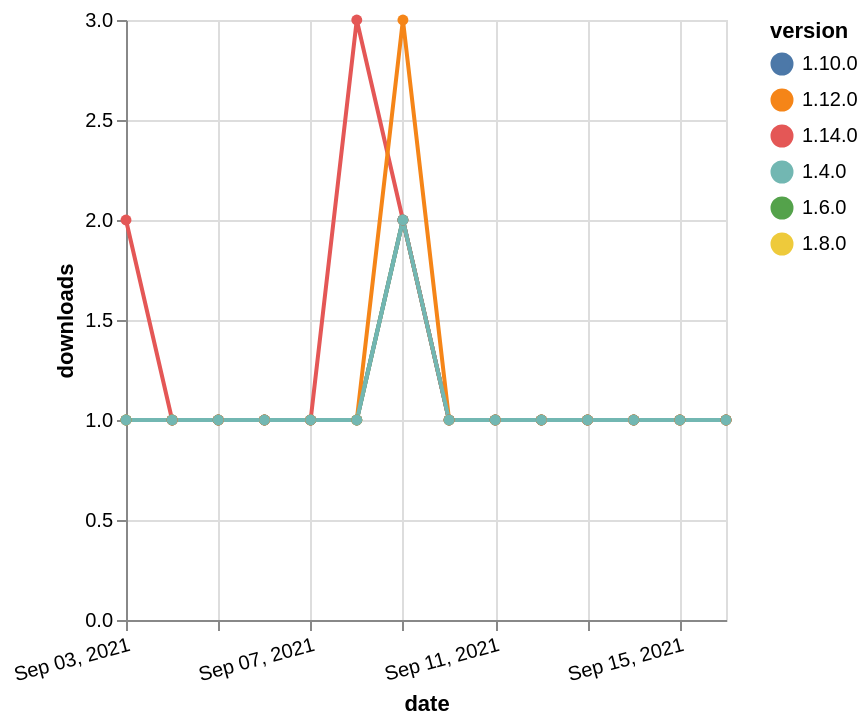

Describe this chart as a Vega-Lite specification.
### Vega-Lite specification from a JSON file in a GitHub repository (floating-point values rounded to 4 significant figures)
{"$schema": "https://vega.github.io/schema/vega-lite/v5.json", "description": "A simple bar chart with embedded data.", "data": {"values": [{"date": "2021-09-03", "total": 204, "delta": 1, "version": "1.6.0"}, {"date": "2021-09-04", "total": 205, "delta": 1, "version": "1.6.0"}, {"date": "2021-09-05", "total": 206, "delta": 1, "version": "1.6.0"}, {"date": "2021-09-06", "total": 207, "delta": 1, "version": "1.6.0"}, {"date": "2021-09-07", "total": 208, "delta": 1, "version": "1.6.0"}, {"date": "2021-09-08", "total": 209, "delta": 1, "version": "1.6.0"}, {"date": "2021-09-09", "total": 211, "delta": 2, "version": "1.6.0"}, {"date": "2021-09-10", "total": 212, "delta": 1, "version": "1.6.0"}, {"date": "2021-09-11", "total": 213, "delta": 1, "version": "1.6.0"}, {"date": "2021-09-12", "total": 214, "delta": 1, "version": "1.6.0"}, {"date": "2021-09-13", "total": 215, "delta": 1, "version": "1.6.0"}, {"date": "2021-09-14", "total": 216, "delta": 1, "version": "1.6.0"}, {"date": "2021-09-15", "total": 217, "delta": 1, "version": "1.6.0"}, {"date": "2021-09-16", "total": 218, "delta": 1, "version": "1.6.0"}, {"date": "2021-09-03", "total": 197, "delta": 1, "version": "1.8.0"}, {"date": "2021-09-04", "total": 198, "delta": 1, "version": "1.8.0"}, {"date": "2021-09-05", "total": 199, "delta": 1, "version": "1.8.0"}, {"date": "2021-09-06", "total": 200, "delta": 1, "version": "1.8.0"}, {"date": "2021-09-07", "total": 201, "delta": 1, "version": "1.8.0"}, {"date": "2021-09-08", "total": 202, "delta": 1, "version": "1.8.0"}, {"date": "2021-09-09", "total": 204, "delta": 2, "version": "1.8.0"}, {"date": "2021-09-10", "total": 205, "delta": 1, "version": "1.8.0"}, {"date": "2021-09-11", "total": 206, "delta": 1, "version": "1.8.0"}, {"date": "2021-09-12", "total": 207, "delta": 1, "version": "1.8.0"}, {"date": "2021-09-13", "total": 208, "delta": 1, "version": "1.8.0"}, {"date": "2021-09-14", "total": 209, "delta": 1, "version": "1.8.0"}, {"date": "2021-09-15", "total": 210, "delta": 1, "version": "1.8.0"}, {"date": "2021-09-16", "total": 211, "delta": 1, "version": "1.8.0"}, {"date": "2021-09-03", "total": 170, "delta": 1, "version": "1.10.0"}, {"date": "2021-09-04", "total": 171, "delta": 1, "version": "1.10.0"}, {"date": "2021-09-05", "total": 172, "delta": 1, "version": "1.10.0"}, {"date": "2021-09-06", "total": 173, "delta": 1, "version": "1.10.0"}, {"date": "2021-09-07", "total": 174, "delta": 1, "version": "1.10.0"}, {"date": "2021-09-08", "total": 175, "delta": 1, "version": "1.10.0"}, {"date": "2021-09-09", "total": 177, "delta": 2, "version": "1.10.0"}, {"date": "2021-09-10", "total": 178, "delta": 1, "version": "1.10.0"}, {"date": "2021-09-11", "total": 179, "delta": 1, "version": "1.10.0"}, {"date": "2021-09-12", "total": 180, "delta": 1, "version": "1.10.0"}, {"date": "2021-09-13", "total": 181, "delta": 1, "version": "1.10.0"}, {"date": "2021-09-14", "total": 182, "delta": 1, "version": "1.10.0"}, {"date": "2021-09-15", "total": 183, "delta": 1, "version": "1.10.0"}, {"date": "2021-09-16", "total": 184, "delta": 1, "version": "1.10.0"}, {"date": "2021-09-03", "total": 124, "delta": 2, "version": "1.14.0"}, {"date": "2021-09-04", "total": 125, "delta": 1, "version": "1.14.0"}, {"date": "2021-09-05", "total": 126, "delta": 1, "version": "1.14.0"}, {"date": "2021-09-06", "total": 127, "delta": 1, "version": "1.14.0"}, {"date": "2021-09-07", "total": 128, "delta": 1, "version": "1.14.0"}, {"date": "2021-09-08", "total": 131, "delta": 3, "version": "1.14.0"}, {"date": "2021-09-09", "total": 133, "delta": 2, "version": "1.14.0"}, {"date": "2021-09-10", "total": 134, "delta": 1, "version": "1.14.0"}, {"date": "2021-09-11", "total": 135, "delta": 1, "version": "1.14.0"}, {"date": "2021-09-12", "total": 136, "delta": 1, "version": "1.14.0"}, {"date": "2021-09-13", "total": 137, "delta": 1, "version": "1.14.0"}, {"date": "2021-09-14", "total": 138, "delta": 1, "version": "1.14.0"}, {"date": "2021-09-15", "total": 139, "delta": 1, "version": "1.14.0"}, {"date": "2021-09-16", "total": 140, "delta": 1, "version": "1.14.0"}, {"date": "2021-09-03", "total": 205, "delta": 1, "version": "1.12.0"}, {"date": "2021-09-04", "total": 206, "delta": 1, "version": "1.12.0"}, {"date": "2021-09-05", "total": 207, "delta": 1, "version": "1.12.0"}, {"date": "2021-09-06", "total": 208, "delta": 1, "version": "1.12.0"}, {"date": "2021-09-07", "total": 209, "delta": 1, "version": "1.12.0"}, {"date": "2021-09-08", "total": 210, "delta": 1, "version": "1.12.0"}, {"date": "2021-09-09", "total": 213, "delta": 3, "version": "1.12.0"}, {"date": "2021-09-10", "total": 214, "delta": 1, "version": "1.12.0"}, {"date": "2021-09-11", "total": 215, "delta": 1, "version": "1.12.0"}, {"date": "2021-09-12", "total": 216, "delta": 1, "version": "1.12.0"}, {"date": "2021-09-13", "total": 217, "delta": 1, "version": "1.12.0"}, {"date": "2021-09-14", "total": 218, "delta": 1, "version": "1.12.0"}, {"date": "2021-09-15", "total": 219, "delta": 1, "version": "1.12.0"}, {"date": "2021-09-16", "total": 220, "delta": 1, "version": "1.12.0"}, {"date": "2021-09-03", "total": 252, "delta": 1, "version": "1.4.0"}, {"date": "2021-09-04", "total": 253, "delta": 1, "version": "1.4.0"}, {"date": "2021-09-05", "total": 254, "delta": 1, "version": "1.4.0"}, {"date": "2021-09-06", "total": 255, "delta": 1, "version": "1.4.0"}, {"date": "2021-09-07", "total": 256, "delta": 1, "version": "1.4.0"}, {"date": "2021-09-08", "total": 257, "delta": 1, "version": "1.4.0"}, {"date": "2021-09-09", "total": 259, "delta": 2, "version": "1.4.0"}, {"date": "2021-09-10", "total": 260, "delta": 1, "version": "1.4.0"}, {"date": "2021-09-11", "total": 261, "delta": 1, "version": "1.4.0"}, {"date": "2021-09-12", "total": 262, "delta": 1, "version": "1.4.0"}, {"date": "2021-09-13", "total": 263, "delta": 1, "version": "1.4.0"}, {"date": "2021-09-14", "total": 264, "delta": 1, "version": "1.4.0"}, {"date": "2021-09-15", "total": 265, "delta": 1, "version": "1.4.0"}, {"date": "2021-09-16", "total": 266, "delta": 1, "version": "1.4.0"}]}, "width": "container", "mark": {"type": "line", "point": {"filled": true}}, "encoding": {"x": {"field": "date", "type": "temporal", "timeUnit": "yearmonthdate", "title": "date", "axis": {"labelAngle": -15}}, "y": {"field": "delta", "type": "quantitative", "title": "downloads"}, "color": {"field": "version", "type": "nominal"}, "tooltip": {"field": "delta"}}}
